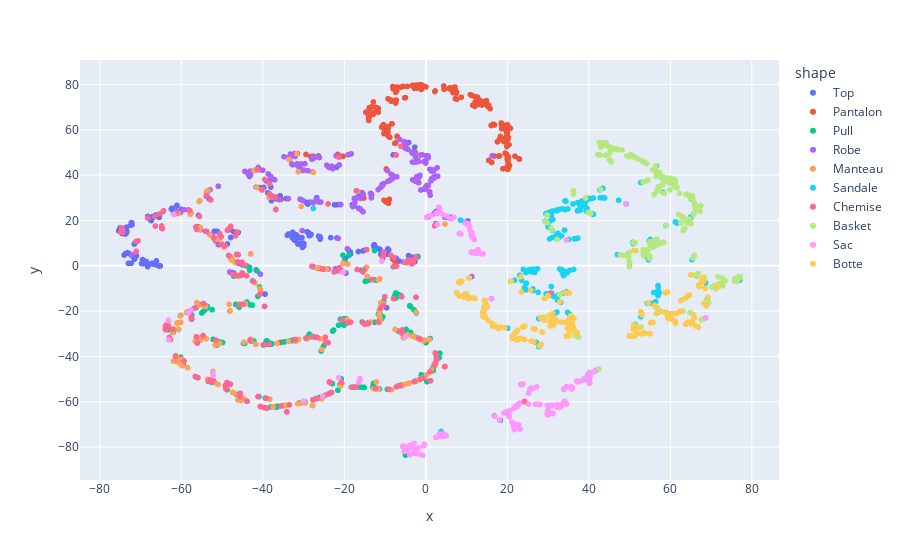

This figure's notebook cell:
### Code cell
tsne = TSNE(n_components=2,perplexity=10, random_state=42)
t_compressed = tsne.fit_transform(reconstructed_train)
fig = px.scatter(df,x=t_compressed[:,0], y=t_compressed[:,1], color='shape', labels=dico3, category_orders={"shape": ['Top','Pantalon','Pull','Robe','Manteau','Sandale','Chemise','Basket','Sac','Botte']})
fig.show()

### Figure 1 — Plotly figure (JSON) as saved in the notebook; plotly's stock layout.template omitted (floating-point values rounded to 4 significant figures; data arrays with more than 128 entries replaced by an {"elided": "..."} marker saying what was removed)
{"data": [{"hovertemplate": "shape=Top<br>x=%{x}<br>y=%{y}<extra></extra>", "legendgroup": "Top", "marker": {"color": "#636efa", "symbol": "circle"}, "mode": "markers", "name": "Top", "showlegend": true, "type": "scattergl", "x": {"elided": "194 float values"}, "xaxis": "x", "y": {"elided": "194 float values"}, "yaxis": "y"}, {"hovertemplate": "shape=Pantalon<br>x=%{x}<br>y=%{y}<extra></extra>", "legendgroup": "Pantalon", "marker": {"color": "#EF553B", "symbol": "circle"}, "mode": "markers", "name": "Pantalon", "showlegend": true, "type": "scattergl", "x": {"elided": "216 float values"}, "xaxis": "x", "y": {"elided": "216 float values"}, "yaxis": "y"}, {"hovertemplate": "shape=Pull<br>x=%{x}<br>y=%{y}<extra></extra>", "legendgroup": "Pull", "marker": {"color": "#00cc96", "symbol": "circle"}, "mode": "markers", "name": "Pull", "showlegend": true, "type": "scattergl", "x": {"elided": "202 float values"}, "xaxis": "x", "y": {"elided": "202 float values"}, "yaxis": "y"}, {"hovertemplate": "shape=Robe<br>x=%{x}<br>y=%{y}<extra></extra>", "legendgroup": "Robe", "marker": {"color": "#ab63fa", "symbol": "circle"}, "mode": "markers", "name": "Robe", "showlegend": true, "type": "scattergl", "x": {"elided": "195 float values"}, "xaxis": "x", "y": {"elided": "195 float values"}, "yaxis": "y"}, {"hovertemplate": "shape=Manteau<br>x=%{x}<br>y=%{y}<extra></extra>", "legendgroup": "Manteau", "marker": {"color": "#FFA15A", "symbol": "circle"}, "mode": "markers", "name": "Manteau", "showlegend": true, "type": "scattergl", "x": {"elided": "186 float values"}, "xaxis": "x", "y": {"elided": "186 float values"}, "yaxis": "y"}, {"hovertemplate": "shape=Sandale<br>x=%{x}<br>y=%{y}<extra></extra>", "legendgroup": "Sandale", "marker": {"color": "#19d3f3", "symbol": "circle"}, "mode": "markers", "name": "Sandale", "showlegend": true, "type": "scattergl", "x": {"elided": "200 float values"}, "xaxis": "x", "y": {"elided": "200 float values"}, "yaxis": "y"}, {"hovertemplate": "shape=Chemise<br>x=%{x}<br>y=%{y}<extra></extra>", "legendgroup": "Chemise", "marker": {"color": "#FF6692", "symbol": "circle"}, "mode": "markers", "name": "Chemise", "showlegend": true, "type": "scattergl", "x": {"elided": "194 float values"}, "xaxis": "x", "y": {"elided": "194 float values"}, "yaxis": "y"}, {"hovertemplate": "shape=Basket<br>x=%{x}<br>y=%{y}<extra></extra>", "legendgroup": "Basket", "marker": {"color": "#B6E880", "symbol": "circle"}, "mode": "markers", "name": "Basket", "showlegend": true, "type": "scattergl", "x": {"elided": "215 float values"}, "xaxis": "x", "y": {"elided": "215 float values"}, "yaxis": "y"}, {"hovertemplate": "shape=Sac<br>x=%{x}<br>y=%{y}<extra></extra>", "legendgroup": "Sac", "marker": {"color": "#FF97FF", "symbol": "circle"}, "mode": "markers", "name": "Sac", "showlegend": true, "type": "scattergl", "x": {"elided": "198 float values"}, "xaxis": "x", "y": {"elided": "198 float values"}, "yaxis": "y"}, {"hovertemplate": "shape=Botte<br>x=%{x}<br>y=%{y}<extra></extra>", "legendgroup": "Botte", "marker": {"color": "#FECB52", "symbol": "circle"}, "mode": "markers", "name": "Botte", "showlegend": true, "type": "scattergl", "x": {"elided": "200 float values"}, "xaxis": "x", "y": {"elided": "200 float values"}, "yaxis": "y"}], "layout": {"legend": {"title": {"text": "shape"}, "tracegroupgap": 0}, "margin": {"t": 60}, "xaxis": {"anchor": "y", "domain": [0, 1], "title": {"text": "x"}}, "yaxis": {"anchor": "x", "domain": [0, 1], "title": {"text": "y"}}}}
